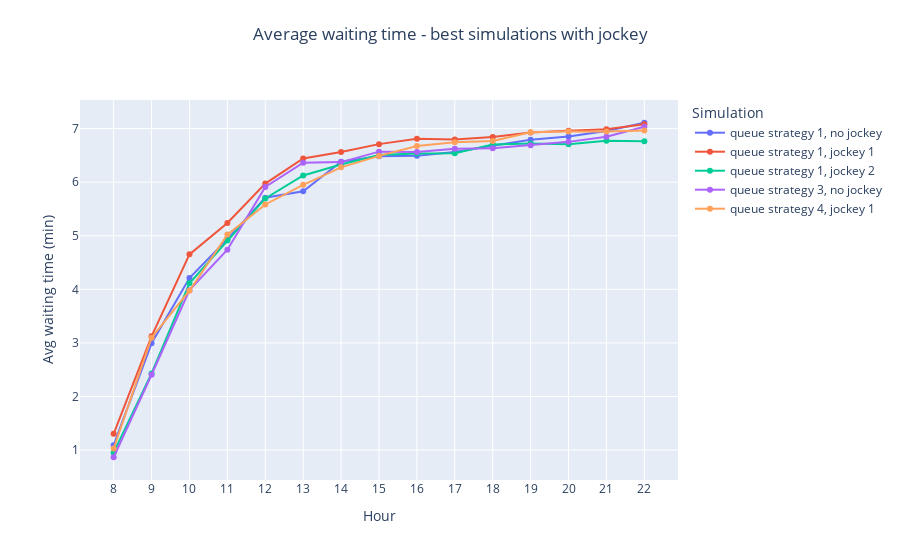

The code cell stored with this chart in its notebook:
### Code cell
# Average waiting time

fig =  go.Figure()

fig = add_simulation_to_plot(fig, df_simulations, 'validazione_1', "Avg_waiting_times_standard")
fig = add_simulation_to_plot(fig, df_simulations, 'coda1_jockey1', "Avg_waiting_times_standard")
fig = add_simulation_to_plot(fig, df_simulations, 'coda1_jockey2', "Avg_waiting_times_standard")
fig = add_simulation_to_plot(fig, df_simulations, 'validazione_3', "Avg_waiting_times_standard")
fig = add_simulation_to_plot(fig, df_simulations, 'coda4_jockey1', "Avg_waiting_times_standard")

fig = decorate_figure(fig,
    title="Average waiting time - best simulations with jockey",
    y_axis_title="Avg waiting time (min)")

fig.show()
fig.write_image("doc/report/images/results/avg_wt_jockey_best.png", scale=IMAGE_SCALE)

### Figure 1 — Plotly figure (JSON) as saved in the notebook; plotly's stock layout.template omitted (floating-point values rounded to 4 significant figures)
{"data": [{"mode": "lines+markers", "name": "queue strategy 1, no jockey", "type": "scatter", "x": [8, 9, 10, 11, 12, 13, 14, 15, 16, 17, 18, 19, 20, 21, 22], "y": [1.091, 2.993, 4.21, 4.937, 5.711, 5.829, 6.38, 6.486, 6.493, 6.564, 6.681, 6.791, 6.853, 6.956, 7.109]}, {"mode": "lines+markers", "name": "queue strategy 1, jockey 1", "type": "scatter", "x": [8, 9, 10, 11, 12, 13, 14, 15, 16, 17, 18, 19, 20, 21, 22], "y": [1.304, 3.123, 4.653, 5.24, 5.974, 6.442, 6.562, 6.71, 6.813, 6.794, 6.843, 6.929, 6.959, 6.989, 7.081]}, {"mode": "lines+markers", "name": "queue strategy 1, jockey 2", "type": "scatter", "x": [8, 9, 10, 11, 12, 13, 14, 15, 16, 17, 18, 19, 20, 21, 22], "y": [0.9499, 2.43, 4.112, 4.911, 5.697, 6.126, 6.331, 6.509, 6.536, 6.54, 6.703, 6.722, 6.708, 6.772, 6.766]}, {"mode": "lines+markers", "name": "queue strategy 3, no jockey", "type": "scatter", "x": [8, 9, 10, 11, 12, 13, 14, 15, 16, 17, 18, 19, 20, 21, 22], "y": [0.8662, 2.406, 3.984, 4.74, 5.911, 6.365, 6.375, 6.57, 6.564, 6.622, 6.635, 6.691, 6.752, 6.847, 7.034]}, {"mode": "lines+markers", "name": "queue strategy 4, jockey 1", "type": "scatter", "x": [8, 9, 10, 11, 12, 13, 14, 15, 16, 17, 18, 19, 20, 21, 22], "y": [1.028, 3.098, 3.974, 5.021, 5.584, 5.95, 6.277, 6.491, 6.674, 6.745, 6.768, 6.931, 6.945, 6.945, 6.963]}], "layout": {"legend": {"title": {"text": "Simulation"}}, "title": {"text": "Average waiting time - best simulations with jockey", "x": 0.5, "xanchor": "center", "y": 0.95, "yanchor": "top"}, "xaxis": {"dtick": 1, "tick0": 0, "tickmode": "linear", "title": {"text": "Hour"}}, "yaxis": {"dtick": 1, "tick0": 0, "tickmode": "linear", "title": {"text": "Avg waiting time (min)"}}}}
